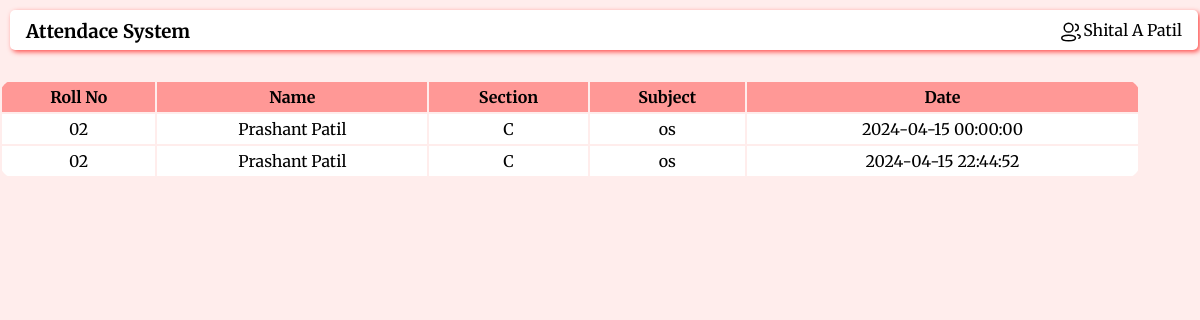
Screenshot of /teacher/details.php?sub=os&roll=02 (signed in) with the database file from the repository.
### tables this page shows
CREATE TABLE `attendance` (
  `id` int(11) NOT NULL,
  `s_id` int(11) NOT NULL,
  `s_name` varchar(50) NOT NULL,
  `subject` varchar(50) NOT NULL,
  `section` varchar(5) NOT NULL,
  `rollno` varchar(5) NOT NULL,
  `date` datetime NOT NULL
);

### teacher/details.php (the view, shortened to what this page needs)
<?php
$con = mysqli_connect("localhost", "root", "", "qr_ats");
$subject = $_GET['sub'];
$rollno = $_GET['roll'];
$query = "SELECT * FROM attendance WHERE subject='$subject' and rollno='$rollno'";
$result = mysqli_query($con, $query);
?>
<!DOCTYPE html>
<html lang="en">
<head>
  <link rel="stylesheet" href="../css/style.css" />
</head>
<body>
    <?php $title = 'Attendace System';
    include "../componets/header.php" ?>
    <div class="container">
        <table class="h">
            <tr>
                <th>Roll No</th>
                <th>Name</th>
                <th>Section</th>
                <th>Subject</th>
                <th>Date</th>
            </tr>
        <?php
            while($row = mysqli_fetch_assoc($result)){
                echo "<tr>
                    <td>".$row["rollno"]."</td>
                    <td>".$row["s_name"]."</td>
                    <td>".$row["section"]."</td>
                    <td>".$row["subject"]."</td>
                    <td>".$row["date"]."</td>
                </tr>";
            }
        ?>
        </table>
    </div>
</body>
</html>

### css/style.css (style rules this page uses)
* { margin: 0px; padding: 0px; font-family: "Merriweather", serif; }
body { background-color: #ffedec; }
.container { width: 80%; height: auto; float: right; overflow: auto; }
table { margin-top: 1rem; width: 95%; text-align: center; border-radius: 15px; overflow: hidden; }
th { padding: 5px; background-color: #ff9896; }
td { padding: 5px; background-color: white; }
@media only screen and (min-width: 992px) { .container { width: 90%; } }

### teacher/details.php (style rules this page uses)
.h { position: absolute; left: 0px; z-index: -10; }

### rows the page displays
attendance: rollno "02", s_name "Prashant Patil", section "C", subject "os", date "2024-04-15 00:00:00"
attendance: rollno "02", s_name "Prashant Patil", section "C", subject "os", date "2024-04-15 22:44:52"

### other values shown
$title "Attendace System"
$username "Shital A Patil"
